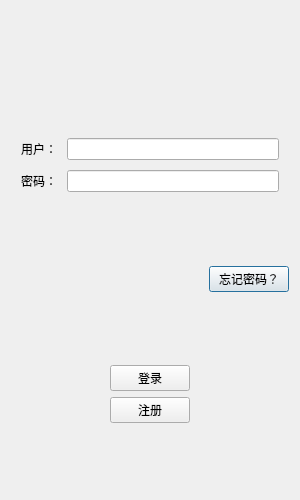
<?xml version="1.0" encoding="UTF-8"?>
<ui version="4.0">
    <class>LoginDialog</class>
    <widget class="QDialog" name="LoginDialog">
        <property name="geometry">
            <rect>
                <x>0</x>
                <y>0</y>
                <width>300</width>
                <height>500</height>
            </rect>
        </property>
        <property name="minimumSize">
            <size>
                <width>300</width>
                <height>500</height>
            </size>
        </property>
        <property name="maximumSize">
            <size>
                <width>300</width>
                <height>500</height>
            </size>
        </property>
        <property name="windowTitle">
            <string>Dialog</string>
        </property>
        <layout class="QVBoxLayout" name="verticalLayout_2">
            <item>
                <layout class="QVBoxLayout" name="verticalLayout">
                    <item>
                        <widget class="QWidget" name="widget" native="true">
                            <layout class="QGridLayout" name="gridLayout">
                                <item row="0" column="0">
                                    <widget class="QLabel" name="label">
                                        <property name="maximumSize">
                                            <size>
                                                <width>240</width>
                                                <height>240</height>
                                            </size>
                                        </property>
                                        <property name="text">
                                            <string/>
                                        </property>
                                        <property name="pixmap">
                                            <pixmap resource="rc.qrc">:/res/doggefish.png</pixmap>
                                        </property>
                                        <property name="scaledContents">
                                            <bool>true</bool>
                                        </property>
                                    </widget>
                                </item>
                            </layout>
                        </widget>
                    </item>
                    <item>
                        <widget class="QLabel" name="error_label">
                            <property name="text">
                                <string/>
                            </property>
                            <property name="textFormat">
                                <enum>Qt::AutoText</enum>
                            </property>
                            <property name="alignment">
                                <set>Qt::AlignCenter</set>
                            </property>
                        </widget>
                    </item>
                    <item>
                        <spacer name="verticalSpacer_4">
                            <property name="orientation">
                                <enum>Qt::Vertical</enum>
                            </property>
                            <property name="sizeHint" stdset="0">
                                <size>
                                    <width>20</width>
                                    <height>40</height>
                                </size>
                            </property>
                        </spacer>
                    </item>
                    <item>
                        <layout class="QHBoxLayout" name="horizontalLayout">
                            <property name="spacing">
                                <number>10</number>
                            </property>
                            <property name="sizeConstraint">
                                <enum>QLayout::SetDefaultConstraint</enum>
                            </property>
                            <property name="leftMargin">
                                <number>10</number>
                            </property>
                            <property name="topMargin">
                                <number>2</number>
                            </property>
                            <property name="rightMargin">
                                <number>10</number>
                            </property>
                            <property name="bottomMargin">
                                <number>2</number>
                            </property>
                            <item>
                                <widget class="QLabel" name="user_label">
                                    <property name="text">
                                        <string>用户：</string>
                                    </property>
                                </widget>
                            </item>
                            <item>
                                <widget class="QLineEdit" name="user_lineEdit"/>
                            </item>
                        </layout>
                    </item>
                    <item>
                        <layout class="QHBoxLayout" name="horizontalLayout_2">
                            <property name="spacing">
                                <number>10</number>
                            </property>
                            <property name="leftMargin">
                                <number>10</number>
                            </property>
                            <property name="topMargin">
                                <number>2</number>
                            </property>
                            <property name="rightMargin">
                                <number>10</number>
                            </property>
                            <property name="bottomMargin">
                                <number>2</number>
                            </property>
                            <item>
                                <widget class="QLabel" name="passwd_label">
                                    <property name="text">
                                        <string>密码：</string>
                                    </property>
                                </widget>
                            </item>
                            <item>
                                <widget class="QLineEdit" name="passwd_lineEdit">
                                    <property name="echoMode">
                                        <enum>QLineEdit::Password</enum>
                                    </property>
                                </widget>
                            </item>
                        </layout>
                    </item>
                    <item>
                        <spacer name="verticalSpacer">
                            <property name="orientation">
                                <enum>Qt::Vertical</enum>
                            </property>
                            <property name="sizeHint" stdset="0">
                                <size>
                                    <width>20</width>
                                    <height>40</height>
                                </size>
                            </property>
                        </spacer>
                    </item>
                    <item>
                        <layout class="QHBoxLayout" name="horizontalLayout_3">
                            <item>
                                <spacer name="horizontalSpacer">
                                    <property name="orientation">
                                        <enum>Qt::Horizontal</enum>
                                    </property>
                                    <property name="sizeHint" stdset="0">
                                        <size>
                                            <width>40</width>
                                            <height>20</height>
                                        </size>
                                    </property>
                                </spacer>
                            </item>
                            <item>
                                <widget class="QPushButton" name="forget_btn">
                                    <property name="sizePolicy">
                                        <sizepolicy hsizetype="Minimum" vsizetype="Fixed">
                                            <horstretch>0</horstretch>
                                            <verstretch>0</verstretch>
                                        </sizepolicy>
                                    </property>
                                    <property name="minimumSize">
                                        <size>
                                            <width>0</width>
                                            <height>25</height>
                                        </size>
                                    </property>
                                    <property name="text">
                                        <string>忘记密码？</string>
                                    </property>
                                </widget>
                            </item>
                        </layout>
                    </item>
                    <item>
                        <spacer name="verticalSpacer_3">
                            <property name="orientation">
                                <enum>Qt::Vertical</enum>
                            </property>
                            <property name="sizeHint" stdset="0">
                                <size>
                                    <width>20</width>
                                    <height>40</height>
                                </size>
                            </property>
                        </spacer>
                    </item>
                    <item>
                        <layout class="QHBoxLayout" name="horizontalLayout_4">
                            <item>
                                <spacer name="horizontalSpacer_2">
                                    <property name="orientation">
                                        <enum>Qt::Horizontal</enum>
                                    </property>
                                    <property name="sizeHint" stdset="0">
                                        <size>
                                            <width>40</width>
                                            <height>20</height>
                                        </size>
                                    </property>
                                </spacer>
                            </item>
                            <item>
                                <widget class="QPushButton" name="login_btn">
                                    <property name="minimumSize">
                                        <size>
                                            <width>0</width>
                                            <height>25</height>
                                        </size>
                                    </property>
                                    <property name="text">
                                        <string>登录</string>
                                    </property>
                                </widget>
                            </item>
                            <item>
                                <spacer name="horizontalSpacer_3">
                                    <property name="orientation">
                                        <enum>Qt::Horizontal</enum>
                                    </property>
                                    <property name="sizeHint" stdset="0">
                                        <size>
                                            <width>40</width>
                                            <height>20</height>
                                        </size>
                                    </property>
                                </spacer>
                            </item>
                        </layout>
                    </item>
                    <item>
                        <layout class="QHBoxLayout" name="horizontalLayout_5">
                            <item>
                                <spacer name="horizontalSpacer_4">
                                    <property name="orientation">
                                        <enum>Qt::Horizontal</enum>
                                    </property>
                                    <property name="sizeHint" stdset="0">
                                        <size>
                                            <width>40</width>
                                            <height>20</height>
                                        </size>
                                    </property>
                                </spacer>
                            </item>
                            <item>
                                <widget class="QPushButton" name="register_btn">
                                    <property name="minimumSize">
                                        <size>
                                            <width>0</width>
                                            <height>25</height>
                                        </size>
                                    </property>
                                    <property name="text">
                                        <string>注册</string>
                                    </property>
                                </widget>
                            </item>
                            <item>
                                <spacer name="horizontalSpacer_5">
                                    <property name="orientation">
                                        <enum>Qt::Horizontal</enum>
                                    </property>
                                    <property name="sizeHint" stdset="0">
                                        <size>
                                            <width>40</width>
                                            <height>20</height>
                                        </size>
                                    </property>
                                </spacer>
                            </item>
                        </layout>
                    </item>
                    <item>
                        <spacer name="verticalSpacer_2">
                            <property name="orientation">
                                <enum>Qt::Vertical</enum>
                            </property>
                            <property name="sizeHint" stdset="0">
                                <size>
                                    <width>20</width>
                                    <height>40</height>
                                </size>
                            </property>
                        </spacer>
                    </item>
                </layout>
            </item>
        </layout>
    </widget>
    <resources>
        <include location="rc.qrc"/>
    </resources>
    <connections/>
</ui>
